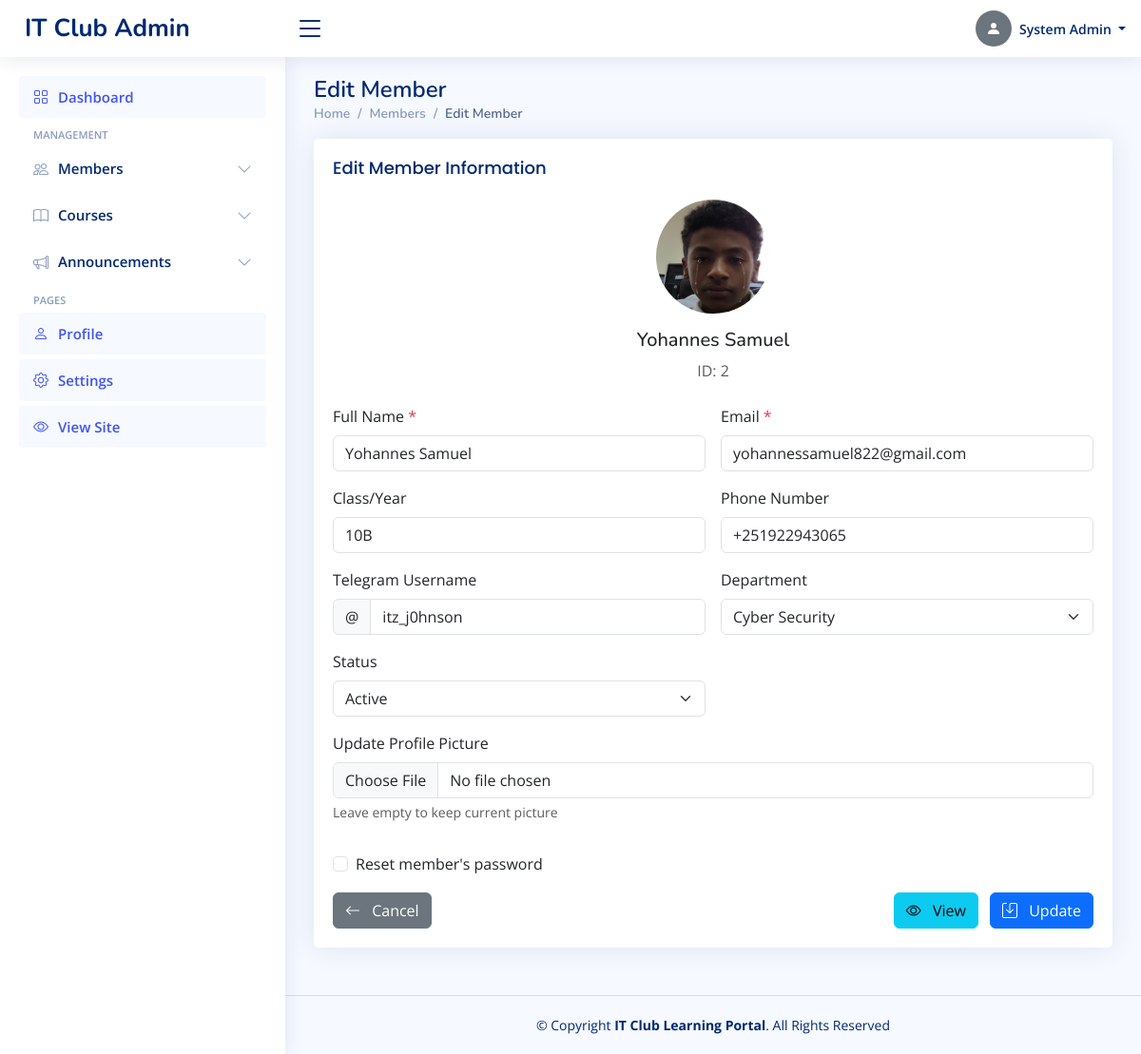
The app's page /admin/members/edit/2 (signed in) with its own data.
### tables this page shows
CREATE TABLE members (
        id INTEGER PRIMARY KEY AUTOINCREMENT,
        full_name TEXT NOT NULL,
        class_name TEXT,
        email TEXT UNIQUE NOT NULL,
        password TEXT NOT NULL,
        phone_number TEXT,
        telegram_username TEXT,
        department TEXT,
        profile_picture TEXT,
        status TEXT DEFAULT 'active',
        created_at TIMESTAMP DEFAULT CURRENT_TIMESTAMP,
        last_login TIMESTAMP
    );

### app.py (the view, shortened to what this page needs)
@app.route('/admin/members/edit/<int:member_id>', methods=['GET', 'POST'])
@admin_required
def edit_members(member_id):
    db = get_db()
    member = db.execute('SELECT * FROM members WHERE id = ?', (member_id,)).fetchone()
    if not member:
        flash('Member not found.', 'error')
        return redirect(url_for('admin_members'))
    return render_template('admin/edit_members.html', member=member)

### app.py (called while the page is built)
def get_db():
    if 'db' not in g:
        g.db = sqlite3.connect(app.config['DATABASE'])
        g.db.row_factory = sqlite3.Row
    return g.db

def admin_required(f):
    @functools.wraps(f)
    def decorated(*args, **kwargs):
        if 'admin_id' not in session:
            flash('Admin login required.', 'error')
            return redirect(url_for('admin_login'))
        return f(*args, **kwargs)
    return decorated

### templates/admin/edit_members.html (shortened to what this page needs)
<!DOCTYPE html>
<html lang="en">
<head>
  <link href="{{ url_for('static', filename='vendor/bootstrap/css/bootstrap.min.css') }}" rel="stylesheet">
  <link href="{{ url_for('static', filename='vendor/bootstrap-icons/bootstrap-icons.css') }}" rel="stylesheet">
  <link href="{{ url_for('static', filename='vendor/boxicons/css/boxicons.min.css') }}" rel="stylesheet">
  <link rel="stylesheet" href="https://cdn.jsdelivr.net/npm/bootstrap-icons@1.10.5/font/bootstrap-icons.css">
  <link rel="stylesheet" href="https://cdnjs.cloudflare.com/ajax/libs/boxicons/2.1.4/css/boxicons.min.css">
  <link rel="stylesheet" href="https://cdn.jsdelivr.net/npm/remixicon@2.5.0/fonts/remixicon.css">
  <link href="{{ url_for('static', filename='css/style.css') }}" rel="stylesheet">
</head>
<body>
  <header id="header" class="header fixed-top d-flex align-items-center">
    <div class="d-flex align-items-center justify-content-between">
      <a href="{{ url_for('admin_dashboard') }}" class="logo d-flex align-items-center">
        <span class="d-none d-lg-block">IT Club Admin</span>
      </a>
      <i class="bi bi-list toggle-sidebar-btn"></i>
    </div>
    <nav class="header-nav ms-auto">
      <ul class="d-flex align-items-center">
        <li class="nav-item dropdown pe-3">
          <a class="nav-link nav-profile d-flex align-items-center pe-0" href="#" data-bs-toggle="dropdown">
            {% set _avatar_src = None %}
            {% if admin and admin.profile_picture %}
              {% if admin.profile_picture.startswith('http') or admin.profile_picture.startswith('/') %}
                {% set _avatar_src = admin.profile_picture %}
              {% else %}
                {% set _avatar_src = url_for('static', filename=admin.profile_picture) %}
              {% endif %}
            {% endif %}
            {% if _avatar_src %}
              <img src="{{ _avatar_src }}" alt="Profile" class="rounded-circle">
            {% else %}
              <div class="rounded-circle bg-secondary d-flex align-items-center justify-content-center" style="width:38px;height:38px;">
                <i class="bi bi-person-fill text-white"></i>
              </div>
            {% endif %}
            <span class="d-none d-md-block dropdown-toggle ps-2">
              {{ session.get('admin_name', 'Admin') }}
            </span>
          </a>
        </li>
      </ul>
    </nav>
  </header>
  <aside id="sidebar" class="sidebar">
    <ul class="sidebar-nav" id="sidebar-nav">
      <li class="nav-item">
        <a class="nav-link active" href="{{ url_for('admin_dashboard') }}">
          <i class="bi bi-grid"></i>
          <span>Dashboard</span>
        </a>
      </li>
      <li class="nav-heading">Management</li>
      <li class="nav-item">
        <a class="nav-link collapsed" data-bs-target="#members-nav" data-bs-toggle="collapse" href="#">
          <i class="bi bi-people"></i><span>Members</span><i class="bi bi-chevron-down ms-auto"></i>
        </a>
      </li>
      <li class="nav-item">
        <a class="nav-link collapsed" data-bs-target="#courses-nav" data-bs-toggle="collapse" href="#">
          <i class="bi bi-book"></i><span>Courses</span><i class="bi bi-chevron-down ms-auto"></i>
        </a>
      </li>
      <li class="nav-item">
        <a class="nav-link collapsed" data-bs-target="#announcements-nav" data-bs-toggle="collapse" href="#">
          <i class="bi bi-megaphone"></i><span>Announcements</span><i class="bi bi-chevron-down ms-auto"></i>
        </a>
      </li>
      <li class="nav-heading">Pages</li>
      <li class="nav-item">
        <a class="nav-link" href="{{ url_for('admin_profile') }}">
          <i class="bi bi-person"></i>
          <span>Profile</span>
        </a>
      </li>
      <li class="nav-item">
        <a class="nav-link" href="{{ url_for('admin_settings') }}">
          <i class="bi bi-gear"></i>
          <span>Settings</span>
        </a>
      </li>
      <li class="nav-item">
        <a class="nav-link" href="{{ url_for('index') }}" target="_blank">
          <i class="bi bi-eye"></i>
          <span>View Site</span>
        </a>
      </li>
    </ul>
  </aside>
  <main id="main" class="main">
    <div class="pagetitle">
      <h1>Edit Member</h1>
      <nav>
        <ol class="breadcrumb">
          <li class="breadcrumb-item"><a href="{{ url_for('admin_dashboard') }}">Home</a></li>
          <li class="breadcrumb-item"><a href="{{ url_for('admin_members') }}">Members</a></li>
          <li class="breadcrumb-item active">Edit Member</li>
        </ol>
      </nav>
    </div>
    <section class="section">
      <div class="row">
        <div class="col-lg-12">
          <div class="card">
            <div class="card-body">
              <h5 class="card-title">Edit Member Information</h5>
              <div class="text-center mb-4">
                {% if member.profile_picture %}
                <img src="{{ member.profile_picture }}" alt="Profile" class="rounded-circle" width="120" height="120">
                {% else %}
                <div class="rounded-circle bg-secondary d-flex align-items-center justify-content-center mx-auto" style="width: 120px; height: 120px;">
                  <span class="text-white fw-bold display-6">{{ member.full_name[0]|upper if member.full_name else '?' }}</span>
                </div>
                {% endif %}
                <h5 class="mt-3">{{ member.full_name }}</h5>
                <p class="text-muted">ID: {{ member.id }}</p>
              </div>
              <form class="row g-3" method="POST" enctype="multipart/form-data">
                <div class="col-md-6">
                  <label class="form-label">Full Name <span class="text-danger">*</span></label>
                  <input type="text" class="form-control" name="full_name" value="{{ member.full_name }}" required>
                </div>
                <div class="col-md-6">
                  <label class="form-label">Email <span class="text-danger">*</span></label>
                  <input type="email" class="form-control" name="email" value="{{ member.email }}" required>
                </div>
                <div class="col-md-6">
                  <label class="form-label">Class/Year</label>
                  <input type="text" class="form-control" name="class_name" value="{{ member.class_name or '' }}">
                </div>
                <div class="col-md-6">
                  <label class="form-label">Phone Number</label>
                  <input type="text" class="form-control" name="phone_number" value="{{ member.phone_number or '' }}">
                </div>
                <div class="col-md-6">
                  <label class="form-label">Telegram Username</label>
                  <div class="input-group">
                    <span class="input-group-text">@</span>
                    <input type="text" class="form-control" name="telegram_username" value="{{ member.telegram_username or '' }}">
                  </div>
                </div>
                <div class="col-md-6">
                  <label class="form-label">Department</label>
                  <select class="form-select" name="department">
                    <option value="Cybersecurity" {% if member.department == 'Cybersecurity' %}selected{% endif %}>Cyber Security</option>
                  </select>
                </div>
                <div class="col-md-6">
                  <label class="form-label">Status</label>
                  <select class="form-select" name="status">
                    <option value="active" {% if member.status == 'active' %}selected{% endif %}>Active</option>
                  </select>
                </div>
                <div class="col-12">
                  <label class="form-label">Update Profile Picture</label>
                  <input class="form-control" type="file" name="profile_picture" accept="image/*">
                  <div class="form-text">Leave empty to keep current picture</div>
                </div>
                <div class="col-12">
                  <div class="form-check">
                    <input class="form-check-input" type="checkbox" id="resetPassword" name="reset_password" value="1">
                    <label class="form-check-label" for="resetPassword">
                      Reset member's password
                    </label>
                  </div>
                </div>
                <div class="col-12">
                  <div class="d-flex justify-content-between">
                    <a href="{{ url_for('admin_members') }}" class="btn btn-secondary">
                      <i class="bi bi-arrow-left me-2"></i> Cancel
                    </a>
                    <div>
                      <a href="{{ url_for('view_member', member_id=member.id) }}" class="btn btn-info me-2">
                        <i class="bi bi-eye me-2"></i> View
                      </a>
                      <button type="submit" class="btn btn-primary">
                        <i class="bi bi-save me-2"></i> Update
                      </button>
                    </div>
                  </div>
                </div>
              </form>
            </div>
          </div>
        </div>
      </div>
    </section>
  </main>
  <footer id="footer" class="footer">
    <div class="copyright">
      &copy; Copyright <strong><span>IT Club Learning Portal</span></strong>. All Rights Reserved
    </div>
  </footer>
</body>
</html>

### static/css/style.css (style rules this page uses)
:root { scroll-behavior: smooth; }
body { font-family: "Open Sans", sans-serif; background: #f6f9ff; color: #444444; }
a { color: #4154f1; text-decoration: none; }
h1, h2, h3, h4, h5, h6 { font-family: "Nunito", sans-serif; }
#main { margin-top: 60px; padding: 20px 30px; transition: all 0.3s; }
.pagetitle { margin-bottom: 10px; }
.pagetitle h1 { font-size: 24px; margin-bottom: 0; font-weight: 600; color: #012970; }
.card { margin-bottom: 30px; border: none; border-radius: 5px; box-shadow: 0px 0 30px rgba(1, 41, 112, 0.1); }
.card-title { padding: 20px 0 15px 0; font-size: 18px; font-weight: 500; color: #012970; font-family: "Poppins", sans-serif; }
.card-body { padding: 0 20px 20px 20px; }
.breadcrumb { font-size: 14px; font-family: "Nunito", sans-serif; color: #899bbd; font-weight: 600; }
.breadcrumb a { color: #899bbd; transition: 0.3s; }
.breadcrumb .breadcrumb-item::before { color: #899bbd; }
.breadcrumb .active { color: #51678f; font-weight: 600; }
.logo { line-height: 1; }
@media (min-width: 1200px) { .logo { width: 280px; } }
.logo span { font-size: 26px; font-weight: 700; color: #012970; font-family: "Nunito", sans-serif; }
.header { transition: all 0.5s; z-index: 997; height: 60px; box-shadow: 0px 2px 20px rgba(1, 41, 112, 0.1); background-color: #fff; padding-left: 20px; }
.header .toggle-sidebar-btn { font-size: 32px; padding-left: 10px; cursor: pointer; color: #012970; }
.header-nav ul { list-style: none; }
.header-nav>ul { margin: 0; padding: 0; }
.header-nav .nav-profile { color: #012970; }
.header-nav .nav-profile span { font-size: 14px; font-weight: 600; }
.sidebar { position: fixed; top: 60px; left: 0; bottom: 0; width: 300px; z-index: 996; transition: all 0.3s; padding: 20px; overflow-y: auto; scrollbar-width: thin; scrollbar-color: #aab7cf transparent; box-shadow: 0px 0px 20px rgba(1, 41, 112, 0.1); background-color: #fff; }
@media (min-width: 1200px) { #main, #footer { margin-left: 300px; } }
.sidebar-nav { padding: 0; margin: 0; list-style: none; }
.sidebar-nav li { padding: 0; margin: 0; list-style: none; }
.sidebar-nav .nav-item { margin-bottom: 5px; }
.sidebar-nav .nav-heading { font-size: 11px; text-transform: uppercase; color: #899bbd; font-weight: 600; margin: 10px 0 5px 15px; }
.sidebar-nav .nav-link { display: flex; align-items: center; font-size: 15px; font-weight: 600; color: #4154f1; transition: 0.3; background: #f6f9ff; padding: 10px 15px; border-radius: 4px; }
.sidebar-nav .nav-link i { font-size: 16px; margin-right: 10px; color: #4154f1; }
.sidebar-nav .nav-link.collapsed { color: #012970; background: #fff; }
.sidebar-nav .nav-link.collapsed i { color: #899bbd; }
.sidebar-nav .nav-link .bi-chevron-down { margin-right: 0; transition: transform 0.2s ease-in-out; }
.footer { padding: 20px 0; font-size: 14px; transition: all 0.3s; border-top: 1px solid #cddfff; }
.footer .copyright { text-align: center; color: #012970; }

### records on screen
members: profile_picture (picture), full_name "Yohannes Samuel", id "2", email "yohannessamuel822@gmail.com", class_name "10B", phone_number "+251922943065", telegram_username "itz_j0hnson", department "Cyber Security", status "Active"

### other values on screen
{{ session.get('admin_name', 'Admin') }} "System Admin"
